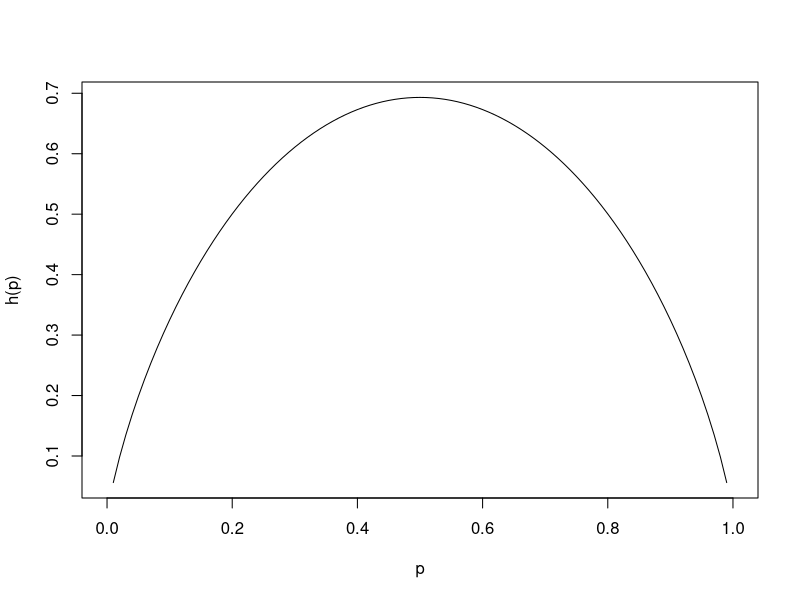

Write the R code that produced this figure.
#page no. 631
#example 14-2

hp=function(p){-p*log(p)-(1-p)*log(1-p)}

plot(hp,xlab="p",ylab = "h(p)")

print("The function h(p) is ploted for 0 <= p <= 1. This function is symmetrical, convex, even about the point p=0.5 and it reaches its maximum at that point. ")
print("furthermore, h(0)=h(1)=0")
